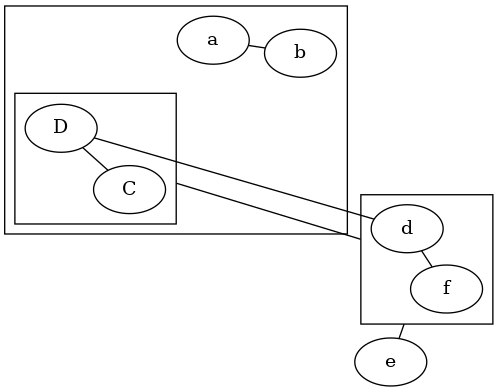

Here is the Python script that generated this plot:
"""FDP cluster layout"""

import graphviz

def example_fdpclust():
    g = graphviz.Graph('G', engine='fdp', format='png')

    g.node('e')

    with g.subgraph(name='clusterA') as a:
        a.edge('a', 'b')
        with a.subgraph(name='clusterC') as c:
            c.edge('C', 'D')

    with g.subgraph(name='clusterB') as b:
        b.edge('d', 'f')

    g.edge('d', 'D')
    g.edge('e', 'clusterB')
    g.edge('clusterC', 'clusterB')
    return g

if __name__ == "__main__":
    g = example_fdpclust()
    g.view()
